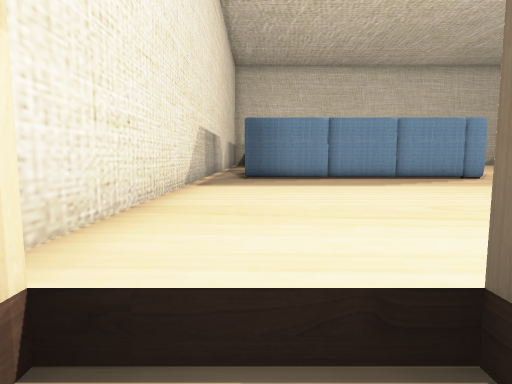
[1] (above)

19 first-person views from a walk through a 3-D level made in the Unity game engine. The camera is 1.2 m above the floor, tilts 6° down and sees 75° across. The floor is counted in squares, 2 m on a side. Each view is taken from the middle of a square. On the plan, view 1 faces up. The plan holds only what a view shows up to about 10 squares ahead; the rest is blank. The player character is not drawn. Door leaves are left out, so doorways stand open. Some surface patterns are stand-ins.

[2]
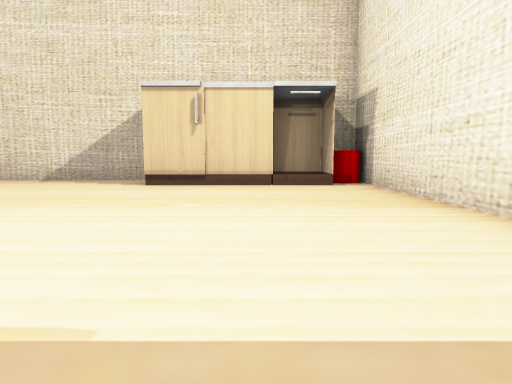

[3]
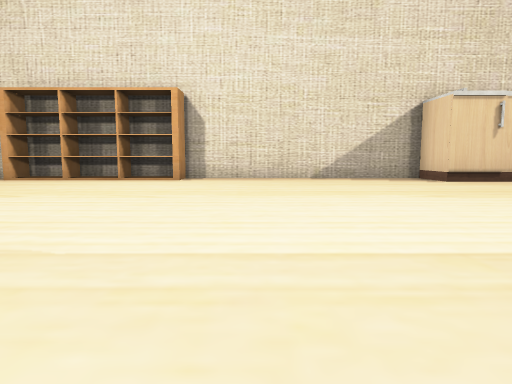

[4]
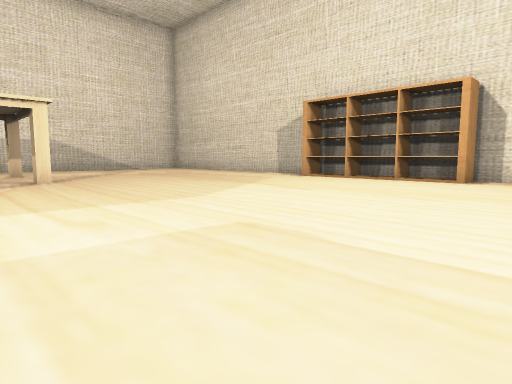

[5]
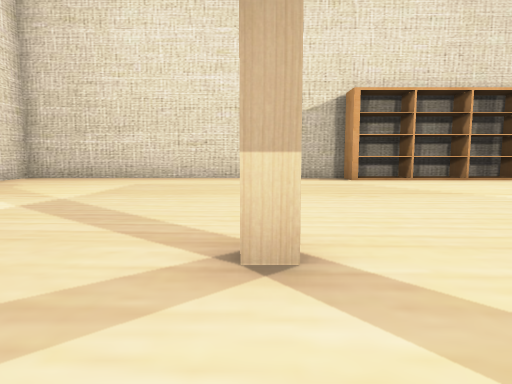

[6]
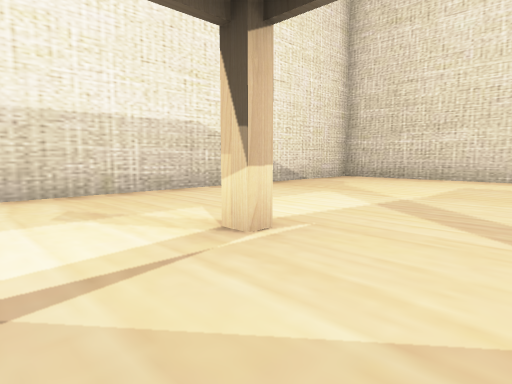

[7]
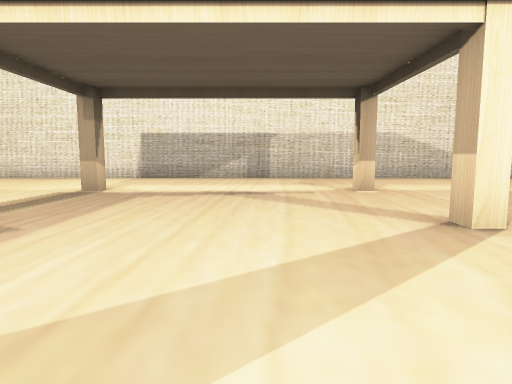

[8]
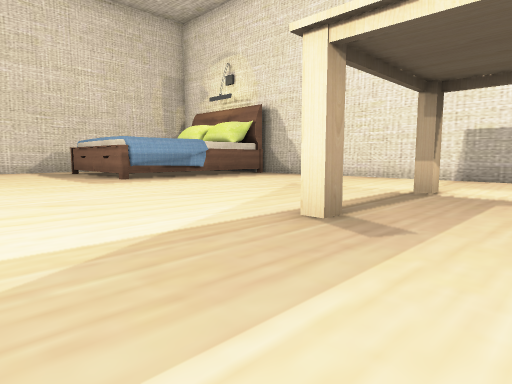

[9]
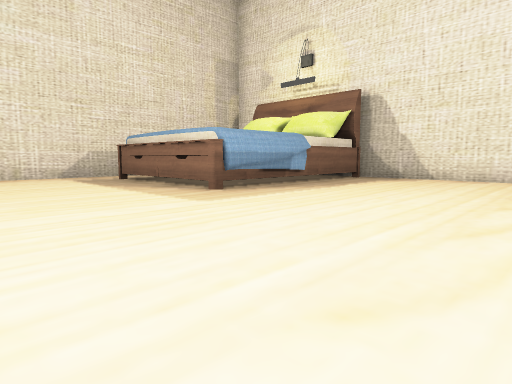

[10]
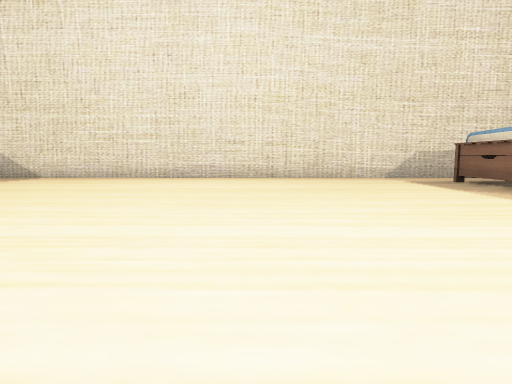

[11]
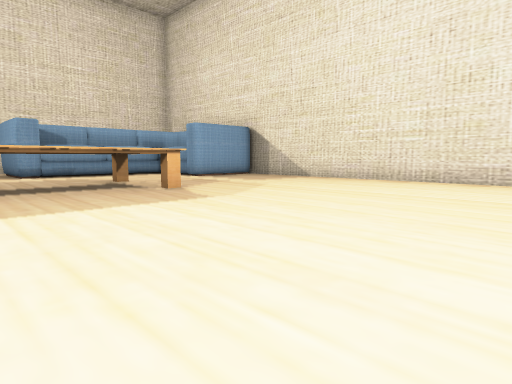

[12]
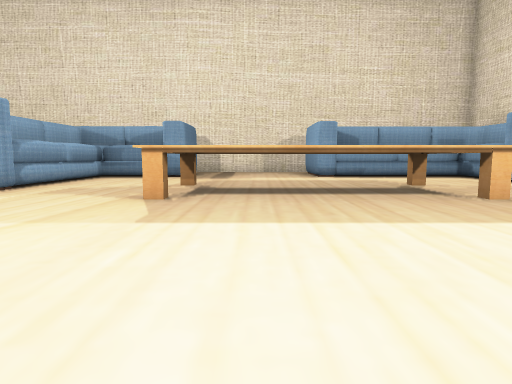

[13]
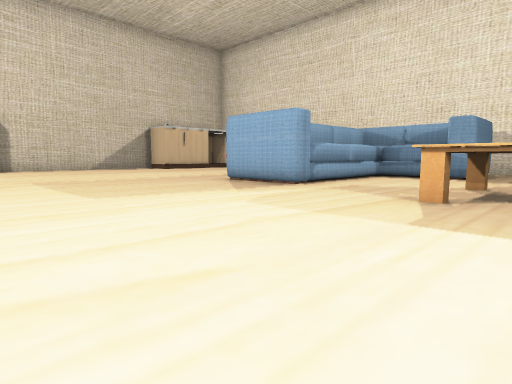

[14]
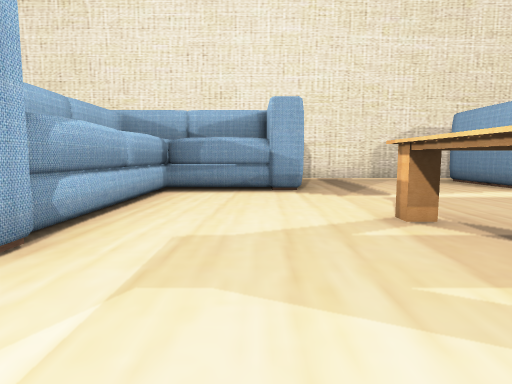

[15]
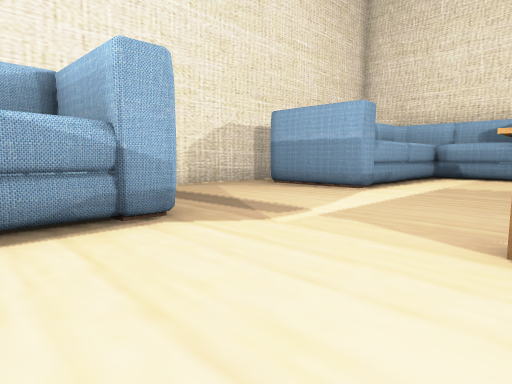

[16]
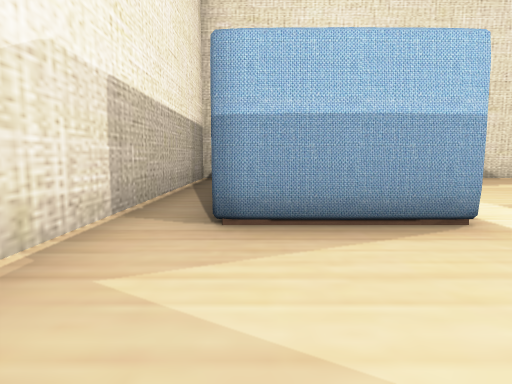

[17]
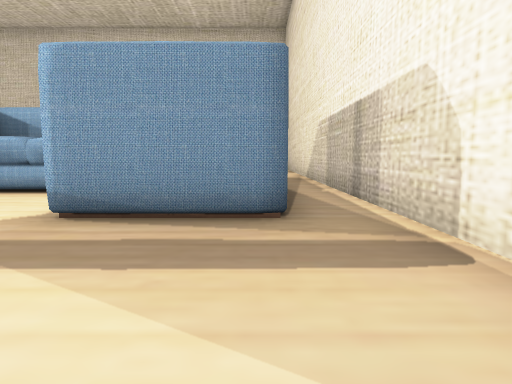

[18]
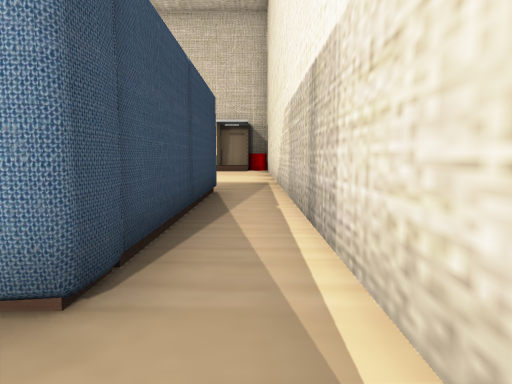

[19]
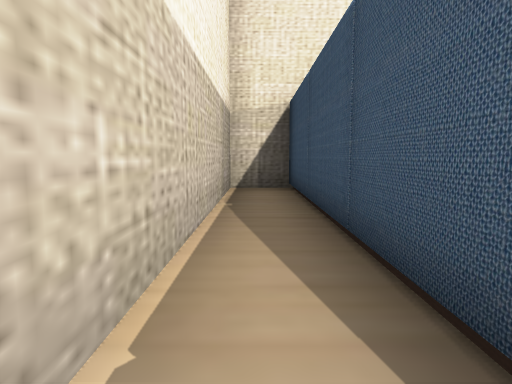

### Floor plan
Key: @ floor where view 1 was taken; # wall or solid block; . floor; D open door; ^ raised ledge; C red cylinder; O other object.
Columns run from 2 left of view 1 to 24 right of it. Each row starts with its distance up from view 1.
 25 ###     ##############
 24 #.#     ..............
 23 #.#    .............##
 22 #.#####.............#
 21 #.###...............#
 20 #.###...............#
 19 #.###..^ ^..........#######
 18 #.###..^ ^................#
 17 #......^ ^................#
 16 #......^ ^................#
 15 #......^^^................#
 14 #.##........... ..........#
 13 #.###.......... ..........#
 12 #.###.......... ...#..#...#
 11 #.#######.....  ..........#
 10 #.#######.....  ..........#
  9 #.............. ..........#
  8 #.........................#
  7 #..................#..#...#
  6 #.........................#
  5 #.........................#
  4 #.........................#
  3 #.........................#
  2 #.........................#
  1 ##DO#O....................#
  0 #C@ ##......#^^^^.........#
 -1 ###########################

Where each view was taken, in squares from view 1:
view 1: 0 up, 0 right, facing up
view 2: 8 up, 1 right, facing down
view 3: 9 up, 8 right, facing down
view 4: 9 up, 8 right, facing down-right
view 5: 9 up, 17 right, facing down
view 6: 9 up, 18 right, facing down-right
view 7: 9 up, 14 right, facing right
view 8: 10 up, 14 right, facing up-right
view 9: 14 up, 14 right, facing up-right
view 10: 15 up, 13 right, facing up
view 11: 16 up, 13 right, facing up-left
view 12: 16 up, 12 right, facing left
view 13: 16 up, 12 right, facing down-left
view 14: 13 up, 8 right, facing left
view 15: 12 up, 5 right, facing up-left
view 16: 15 up, 0 right, facing up
view 17: 17 up, 0 right, facing down
view 18: 15 up, 1 left, facing down
view 19: 18 up, 1 left, facing up
